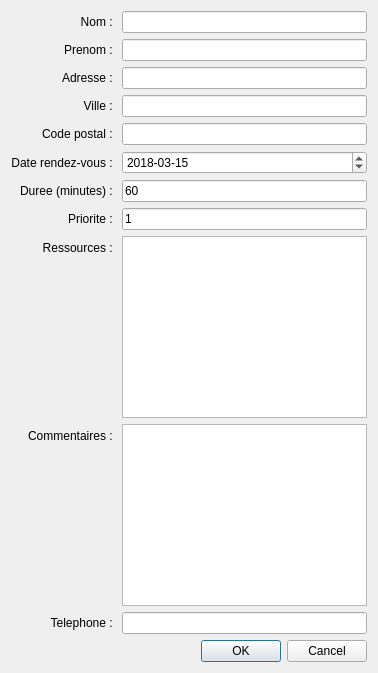
<?xml version="1.0" encoding="UTF-8"?>
<ui version="4.0">
 <class>ModifierClientWindow</class>
 <widget class="QDialog" name="ModifierClientWindow">
  <property name="geometry">
   <rect>
    <x>0</x>
    <y>0</y>
    <width>378</width>
    <height>673</height>
   </rect>
  </property>
  <property name="windowTitle">
   <string>Modifier un client</string>
  </property>
  <layout class="QVBoxLayout" name="verticalLayout">
   <item>
    <layout class="QFormLayout" name="formLayout">
     <property name="labelAlignment">
      <set>Qt::AlignRight|Qt::AlignTrailing|Qt::AlignVCenter</set>
     </property>
     <item row="0" column="0">
      <widget class="QLabel" name="lab_Nom">
       <property name="text">
        <string>Nom : </string>
       </property>
       <property name="alignment">
        <set>Qt::AlignRight|Qt::AlignTrailing|Qt::AlignVCenter</set>
       </property>
      </widget>
     </item>
     <item row="0" column="1">
      <widget class="QLineEdit" name="lineEdit_Nom"/>
     </item>
     <item row="1" column="0">
      <widget class="QLabel" name="label_Prenom">
       <property name="text">
        <string>Prenom : </string>
       </property>
       <property name="alignment">
        <set>Qt::AlignRight|Qt::AlignTrailing|Qt::AlignVCenter</set>
       </property>
      </widget>
     </item>
     <item row="2" column="0">
      <widget class="QLabel" name="label_Adresse">
       <property name="text">
        <string>Adresse : </string>
       </property>
       <property name="alignment">
        <set>Qt::AlignRight|Qt::AlignTrailing|Qt::AlignVCenter</set>
       </property>
      </widget>
     </item>
     <item row="3" column="0">
      <widget class="QLabel" name="label_Ville">
       <property name="text">
        <string>Ville : </string>
       </property>
       <property name="alignment">
        <set>Qt::AlignRight|Qt::AlignTrailing|Qt::AlignVCenter</set>
       </property>
      </widget>
     </item>
     <item row="4" column="0">
      <widget class="QLabel" name="label_CodePostal">
       <property name="text">
        <string>Code postal : </string>
       </property>
       <property name="alignment">
        <set>Qt::AlignRight|Qt::AlignTrailing|Qt::AlignVCenter</set>
       </property>
      </widget>
     </item>
     <item row="5" column="0">
      <widget class="QLabel" name="label_DateRDV">
       <property name="text">
        <string>Date rendez-vous : </string>
       </property>
       <property name="alignment">
        <set>Qt::AlignRight|Qt::AlignTrailing|Qt::AlignVCenter</set>
       </property>
      </widget>
     </item>
     <item row="6" column="0">
      <widget class="QLabel" name="label_Duree">
       <property name="text">
        <string>Duree (minutes) : </string>
       </property>
       <property name="alignment">
        <set>Qt::AlignRight|Qt::AlignTrailing|Qt::AlignVCenter</set>
       </property>
      </widget>
     </item>
     <item row="7" column="0">
      <widget class="QLabel" name="label_Priorite">
       <property name="text">
        <string>Priorite : </string>
       </property>
       <property name="alignment">
        <set>Qt::AlignRight|Qt::AlignTrailing|Qt::AlignVCenter</set>
       </property>
      </widget>
     </item>
     <item row="8" column="0">
      <widget class="QLabel" name="label_Ressources">
       <property name="text">
        <string>Ressources : </string>
       </property>
       <property name="alignment">
        <set>Qt::AlignRight|Qt::AlignTrailing|Qt::AlignVCenter</set>
       </property>
      </widget>
     </item>
     <item row="9" column="0">
      <widget class="QLabel" name="label_Commentaires">
       <property name="text">
        <string>Commentaires : </string>
       </property>
       <property name="alignment">
        <set>Qt::AlignRight|Qt::AlignTrailing|Qt::AlignVCenter</set>
       </property>
      </widget>
     </item>
     <item row="10" column="0">
      <widget class="QLabel" name="label_Telephone">
       <property name="text">
        <string>Telephone : </string>
       </property>
       <property name="alignment">
        <set>Qt::AlignRight|Qt::AlignTrailing|Qt::AlignVCenter</set>
       </property>
      </widget>
     </item>
     <item row="1" column="1">
      <widget class="QLineEdit" name="lineEdit_Prenom"/>
     </item>
     <item row="2" column="1">
      <widget class="QLineEdit" name="lineEdit_Adresse"/>
     </item>
     <item row="3" column="1">
      <widget class="QLineEdit" name="lineEdit_Ville"/>
     </item>
     <item row="4" column="1">
      <widget class="QLineEdit" name="lineEdit_CodePostal">
       <property name="maxLength">
        <number>5</number>
       </property>
      </widget>
     </item>
     <item row="6" column="1">
      <widget class="QLineEdit" name="lineEdit_Duree">
       <property name="inputMethodHints">
        <set>Qt::ImhNone</set>
       </property>
       <property name="text">
        <string>60</string>
       </property>
       <property name="cursorPosition">
        <number>2</number>
       </property>
       <property name="clearButtonEnabled">
        <bool>false</bool>
       </property>
      </widget>
     </item>
     <item row="7" column="1">
      <widget class="QLineEdit" name="lineEdit_Priorite">
       <property name="text">
        <string>1</string>
       </property>
      </widget>
     </item>
     <item row="8" column="1">
      <widget class="QListWidget" name="listWidget_Ressources">
       <property name="selectionMode">
        <enum>QAbstractItemView::MultiSelection</enum>
       </property>
       <property name="selectionBehavior">
        <enum>QAbstractItemView::SelectItems</enum>
       </property>
      </widget>
     </item>
     <item row="9" column="1">
      <widget class="QTextEdit" name="textEdit_Commentaires"/>
     </item>
     <item row="10" column="1">
      <widget class="QLineEdit" name="lineEdit_Telephone">
       <property name="maxLength">
        <number>9</number>
       </property>
      </widget>
     </item>
     <item row="5" column="1">
      <widget class="QDateEdit" name="dateEdit_dateRDV">
       <property name="dateTime">
        <datetime>
         <hour>0</hour>
         <minute>0</minute>
         <second>0</second>
         <year>2018</year>
         <month>3</month>
         <day>15</day>
        </datetime>
       </property>
       <property name="maximumDateTime">
        <datetime>
         <hour>23</hour>
         <minute>59</minute>
         <second>59</second>
         <year>2099</year>
         <month>12</month>
         <day>31</day>
        </datetime>
       </property>
       <property name="minimumDateTime">
        <datetime>
         <hour>0</hour>
         <minute>0</minute>
         <second>0</second>
         <year>2000</year>
         <month>1</month>
         <day>1</day>
        </datetime>
       </property>
       <property name="displayFormat">
        <string>yyyy-MM-dd</string>
       </property>
       <property name="currentSectionIndex">
        <number>0</number>
       </property>
      </widget>
     </item>
    </layout>
   </item>
   <item>
    <widget class="QDialogButtonBox" name="QDialog_btn_ValiderModifClient">
     <property name="orientation">
      <enum>Qt::Horizontal</enum>
     </property>
     <property name="standardButtons">
      <set>QDialogButtonBox::Cancel|QDialogButtonBox::Ok</set>
     </property>
    </widget>
   </item>
  </layout>
 </widget>
 <resources/>
 <connections>
  <connection>
   <sender>QDialog_btn_ValiderModifClient</sender>
   <signal>accepted()</signal>
   <receiver>ModifierClientWindow</receiver>
   <slot>accept()</slot>
   <hints>
    <hint type="sourcelabel">
     <x>188</x>
     <y>652</y>
    </hint>
    <hint type="destinationlabel">
     <x>188</x>
     <y>336</y>
    </hint>
   </hints>
  </connection>
  <connection>
   <sender>QDialog_btn_ValiderModifClient</sender>
   <signal>rejected()</signal>
   <receiver>ModifierClientWindow</receiver>
   <slot>reject()</slot>
   <hints>
    <hint type="sourcelabel">
     <x>188</x>
     <y>652</y>
    </hint>
    <hint type="destinationlabel">
     <x>188</x>
     <y>336</y>
    </hint>
   </hints>
  </connection>
 </connections>
</ui>
